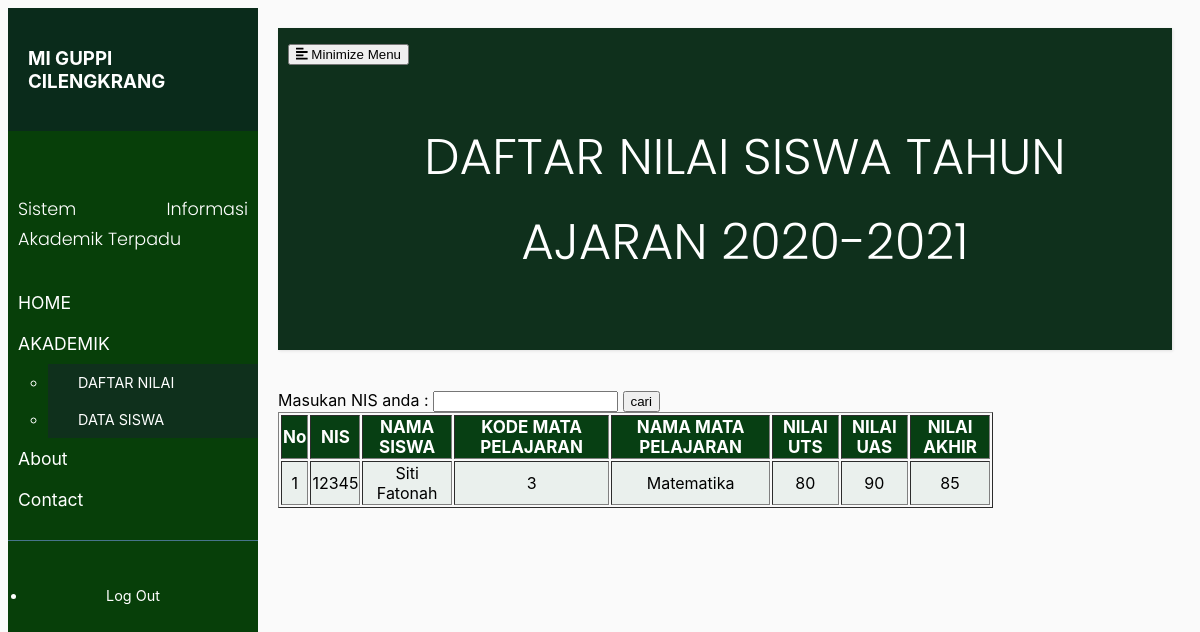
Page /akademik.php?cari=12345 on the committed database.
### tables this page shows
CREATE TABLE `penilaian` (
  `id` int(10) NOT NULL AUTO_INCREMENT,
  `nis` int(10) DEFAULT NULL,
  `nama_siswa` varchar(50) DEFAULT NULL,
  `kd_mapel` int(10) DEFAULT NULL,
  `nama_mapel` varchar(30) DEFAULT NULL,
  `nilai_uts` int(10) DEFAULT NULL,
  `nilai_uas` int(10) DEFAULT NULL,
  `hasil_akhir` int(10) DEFAULT NULL,
  PRIMARY KEY (`id`),
  KEY `nis` (`nis`),
  CONSTRAINT `penilaian_ibfk_1` FOREIGN KEY (`nis`) REFERENCES `data_siswa` (`nis`)
);

### akademik.php (the view, shortened to what this page needs)
<?php
include "koneksi.php";
?>
<!DOCTYPE html>
<html>
<head>
    <link rel="stylesheet" href="style.css">
</head>
<body>
    <div class="wrapper">
        <nav id="sidebar">
            <div class="sidebar-header">
                <h3>MI GUPPI CILENGKRANG</h3>
            </div>
            <ul class="list-unstyled komponen">
                <p>Sistem Informasi Akademik Terpadu</p>
                <li >
                    <a href="index.php">HOME</a>
                </li>
                <li>
                <a href="#" data-toggle="collapse" aria-expanded="false" class="dropdown-toggle">AKADEMIK</a>
                    <ul class="collapse list-unstyled" id="pageSubmenu">
                        <li>
                            <a href="akademik.php">DAFTAR NILAI</a>
                        </li>
                        <li>
                            <a href="datasiswa.php">DATA SISWA</a>
                        </li>
                    </ul>
                </li>
                <li>
                    <a href="about.html">About</a>
                </li>
                <li>
                <a href="contact.php">Contact</a>
                </li>
            </ul>
            <ul class="list-unstyled sdbawah">
                <li>
                    <a href="login.php" class="download">Log Out</a>
                </li>
            </ul>
        </nav>
        <div id="content">
            <nav class="navbar navbar-expand-lg navbar-light bg-light">
                <div class="container-fluid">
                    <button type="button" id="sidebarCollapse" class="btn btn-info">
                        <i class="fas fa-align-left"></i>
                        <span>Minimize Menu</span>
                    </button>
                    <div class="collapse navbar-collapse" id="navbarSupportedContent">
                        <ul class="judul">
                            <p>DAFTAR NILAI SISWA TAHUN AJARAN 2020-2021 </p>
                        </ul>
                    </div>
                </div>
            </nav>
            <form action="akademik.php" method="get">
	<label>Masukan NIS anda :</label>
	<input type="text" name="cari">
	<input type="submit" value="cari">
</form>
    <table width='80%' border=1>
    <thead><th>No</th><th>NIS</th> <th>NAMA SISWA</th> <th>KODE MATA PELAJARAN</th> <th>NAMA MATA PELAJARAN</th><th>NILAI UTS</th><th>NILAI UAS</th><th>NILAI AKHIR</th></thead>
    <?php
    	if(isset($_GET['cari'])){
            $cari = $_GET['cari'];
            $result = mysqli_query($conn,"select * from penilaian where nis like '%".$cari."%'");
        }else{
            $result = mysqli_query($conn, "SELECT * from penilaian");
        }
    $no=1;
    while($user_data = mysqli_fetch_array($result)){
        ?>
    <tr>
        <td><?php echo $no++; ?></td>
        <td><?php echo $user_data['nis'];?></td>
        <td><?php echo $user_data['nama_siswa'];?></td>
        <td><?php echo $user_data['kd_mapel'];?></td>
        <td><?php echo $user_data['nama_mapel'];?></td>
        <td><?php echo $user_data['nilai_uts'];?></td>
        <td><?php echo $user_data['nilai_uas'];?></td>
        <td><?php echo $user_data['hasil_akhir'];?></td>
    <?php } ?>
    </table>
 </div>
    </div>
</body>
</html>

### style.css (style rules this page uses)
body { font-family: Impact, Haettenschweiler, 'Arial Narrow Bold', sans-serif; background: #fafafa; }
p { font-family: 'Poppins', sans-serif; font-size: 1.1em; font-weight: 300; line-height: 1.7em; color: rgb(12, 11, 11); text-align: justify; }
.judul p { color: white; text-align: center; font-size: 50px; }
table { text-align: center; }
table th { background:#073f13; }
table td { background: rgb(234, 240, 237); }
thead th { color: white; font-size: 17px; }
a, a:hover, a:focus { color: inherit; text-decoration: none; transition: all 0.3s; }
.navbar { padding: 15px 10px; background: #0f301c; border:1px; border-radius: 0; margin-bottom: 40px; box-shadow: 1px 1px 3px rgba(0, 0, 0, 0.1); }
.wrapper { display: flex; width: 100%; align-items: stretch; font-family: -apple-system, BlinkMacSystemFont, 'Segoe UI', Roboto, Oxygen, Ubuntu, Cantarell, 'Open Sans', 'Helvetica Neue', sans-serif; }
#sidebar { min-width: 250px; max-width: 250px; background: #073f09; color: #fff; transition: all 0.3s; }
#sidebar .sidebar-header { padding: 20px; background: #0a2b1b; }
#sidebar ul.komponen { padding: 20px 0; border-bottom: 1px solid #47748b; }
#sidebar ul p { color: #fff; padding: 10px; }
#sidebar ul li a { padding: 10px; font-size: 1.1em; display: block; }
a[data-toggle="collapse"] { position: relative; }
.dropdown-toggle::after { display: block; position: absolute; top: 50%; right: 20px; transform: translateY(-50%); }
ul ul a { font-size: 0.9em !important; padding-left: 30px !important; background: #0f301c; }
ul.sdbawah { padding: 20px; }
ul.sdbawah a { text-align: center; font-size: 0.9em !important; display: block; border-radius: 5px; margin-bottom: 5px; }
body { font-family: sans-serif; }
#content { width: 100%; padding: 20px; min-height: 100vh; transition: all 0.3s; }

### rows in the picture
penilaian: nis "12345", nama_siswa "Siti Fatonah", kd_mapel "3", nama_mapel "Matematika", nilai_uts "80", nilai_uas "90", hasil_akhir "85"
